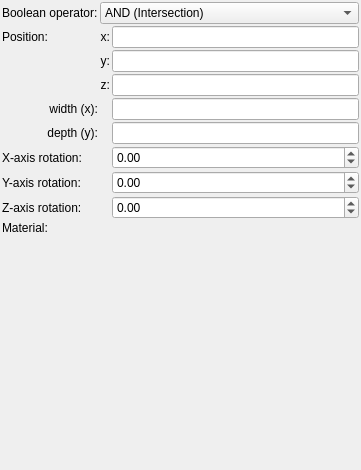
<?xml version="1.0" encoding="UTF-8"?>
<ui version="4.0">
 <class>Form</class>
 <widget class="QWidget" name="Form">
  <property name="geometry">
   <rect>
    <x>0</x>
    <y>0</y>
    <width>361</width>
    <height>470</height>
   </rect>
  </property>
  <property name="windowTitle">
   <string>Form</string>
  </property>
  <layout class="QVBoxLayout" name="verticalLayout">
   <property name="spacing">
    <number>2</number>
   </property>
   <property name="leftMargin">
    <number>2</number>
   </property>
   <property name="topMargin">
    <number>2</number>
   </property>
   <property name="rightMargin">
    <number>2</number>
   </property>
   <property name="bottomMargin">
    <number>2</number>
   </property>
   <item>
    <layout class="QGridLayout" name="gridLayout">
     <property name="spacing">
      <number>2</number>
     </property>
     <item row="4" column="0">
      <widget class="QLabel" name="label_14">
       <property name="text">
        <string>width (x):</string>
       </property>
       <property name="alignment">
        <set>Qt::AlignRight|Qt::AlignTrailing|Qt::AlignVCenter</set>
       </property>
      </widget>
     </item>
     <item row="5" column="2">
      <widget class="MyLineEdit" name="logedit_height">
       <property name="sizePolicy">
        <sizepolicy hsizetype="Expanding" vsizetype="Maximum">
         <horstretch>0</horstretch>
         <verstretch>0</verstretch>
        </sizepolicy>
       </property>
      </widget>
     </item>
     <item row="7" column="2">
      <widget class="MyDoubleSpinBox" name="spinboxd3_rotation_y">
       <property name="sizePolicy">
        <sizepolicy hsizetype="Minimum" vsizetype="Maximum">
         <horstretch>0</horstretch>
         <verstretch>0</verstretch>
        </sizepolicy>
       </property>
       <property name="prefix">
        <string/>
       </property>
       <property name="suffix">
        <string/>
       </property>
       <property name="decimals">
        <number>2</number>
       </property>
       <property name="minimum">
        <double>-36000.000000000000000</double>
       </property>
       <property name="maximum">
        <double>36000.000000000000000</double>
       </property>
       <property name="singleStep">
        <double>0.100000000000000</double>
       </property>
      </widget>
     </item>
     <item row="4" column="2">
      <widget class="MyLineEdit" name="logedit_width">
       <property name="sizePolicy">
        <sizepolicy hsizetype="Expanding" vsizetype="Maximum">
         <horstretch>0</horstretch>
         <verstretch>0</verstretch>
        </sizepolicy>
       </property>
      </widget>
     </item>
     <item row="1" column="0">
      <widget class="QLabel" name="label_10">
       <property name="text">
        <string>Position:</string>
       </property>
      </widget>
     </item>
     <item row="8" column="2">
      <widget class="MyDoubleSpinBox" name="spinboxd3_rotation_z">
       <property name="sizePolicy">
        <sizepolicy hsizetype="Minimum" vsizetype="Maximum">
         <horstretch>0</horstretch>
         <verstretch>0</verstretch>
        </sizepolicy>
       </property>
       <property name="prefix">
        <string/>
       </property>
       <property name="suffix">
        <string/>
       </property>
       <property name="decimals">
        <number>2</number>
       </property>
       <property name="minimum">
        <double>-36000.000000000000000</double>
       </property>
       <property name="maximum">
        <double>36000.000000000000000</double>
       </property>
       <property name="singleStep">
        <double>0.100000000000000</double>
       </property>
      </widget>
     </item>
     <item row="6" column="0">
      <widget class="QLabel" name="label_8">
       <property name="text">
        <string>X-axis rotation:</string>
       </property>
      </widget>
     </item>
     <item row="2" column="2">
      <widget class="MyLineEdit" name="vect3_position_y">
       <property name="sizePolicy">
        <sizepolicy hsizetype="Expanding" vsizetype="Maximum">
         <horstretch>0</horstretch>
         <verstretch>0</verstretch>
        </sizepolicy>
       </property>
      </widget>
     </item>
     <item row="6" column="2">
      <widget class="MyDoubleSpinBox" name="spinboxd3_rotation_x">
       <property name="sizePolicy">
        <sizepolicy hsizetype="Minimum" vsizetype="Maximum">
         <horstretch>0</horstretch>
         <verstretch>0</verstretch>
        </sizepolicy>
       </property>
       <property name="prefix">
        <string/>
       </property>
       <property name="suffix">
        <string/>
       </property>
       <property name="decimals">
        <number>2</number>
       </property>
       <property name="minimum">
        <double>-36000.000000000000000</double>
       </property>
       <property name="maximum">
        <double>36000.000000000000000</double>
       </property>
       <property name="singleStep">
        <double>0.100000000000000</double>
       </property>
      </widget>
     </item>
     <item row="3" column="2">
      <widget class="MyLineEdit" name="vect3_position_z">
       <property name="sizePolicy">
        <sizepolicy hsizetype="Expanding" vsizetype="Maximum">
         <horstretch>0</horstretch>
         <verstretch>0</verstretch>
        </sizepolicy>
       </property>
      </widget>
     </item>
     <item row="5" column="0">
      <widget class="QLabel" name="label_16">
       <property name="text">
        <string>depth (y):</string>
       </property>
       <property name="alignment">
        <set>Qt::AlignRight|Qt::AlignTrailing|Qt::AlignVCenter</set>
       </property>
      </widget>
     </item>
     <item row="1" column="2">
      <widget class="MyLineEdit" name="vect3_position_x">
       <property name="sizePolicy">
        <sizepolicy hsizetype="Expanding" vsizetype="Maximum">
         <horstretch>0</horstretch>
         <verstretch>0</verstretch>
        </sizepolicy>
       </property>
      </widget>
     </item>
     <item row="9" column="0">
      <widget class="QLabel" name="label_20">
       <property name="text">
        <string>Material:</string>
       </property>
      </widget>
     </item>
     <item row="3" column="1">
      <widget class="QLabel" name="label_13">
       <property name="text">
        <string>z:</string>
       </property>
       <property name="alignment">
        <set>Qt::AlignRight|Qt::AlignTrailing|Qt::AlignVCenter</set>
       </property>
      </widget>
     </item>
     <item row="9" column="1" colspan="2">
      <widget class="cMaterialSelector" name="materialselector_material_id" native="true">
       <property name="sizePolicy">
        <sizepolicy hsizetype="Preferred" vsizetype="Minimum">
         <horstretch>0</horstretch>
         <verstretch>0</verstretch>
        </sizepolicy>
       </property>
      </widget>
     </item>
     <item row="8" column="0">
      <widget class="QLabel" name="label_15">
       <property name="text">
        <string>Z-axis rotation:</string>
       </property>
      </widget>
     </item>
     <item row="1" column="1">
      <widget class="QLabel" name="label_11">
       <property name="text">
        <string>x:</string>
       </property>
       <property name="alignment">
        <set>Qt::AlignRight|Qt::AlignTrailing|Qt::AlignVCenter</set>
       </property>
      </widget>
     </item>
     <item row="2" column="1">
      <widget class="QLabel" name="label_12">
       <property name="text">
        <string>y:</string>
       </property>
       <property name="alignment">
        <set>Qt::AlignRight|Qt::AlignTrailing|Qt::AlignVCenter</set>
       </property>
      </widget>
     </item>
     <item row="7" column="0">
      <widget class="QLabel" name="label_9">
       <property name="text">
        <string>Y-axis rotation:</string>
       </property>
      </widget>
     </item>
     <item row="0" column="0">
      <widget class="QLabel" name="label_21">
       <property name="text">
        <string>Boolean operator:</string>
       </property>
       <property name="wordWrap">
        <bool>true</bool>
       </property>
      </widget>
     </item>
     <item row="0" column="1" colspan="2">
      <widget class="MyComboBox" name="comboBox_boolean_operator">
       <property name="sizePolicy">
        <sizepolicy hsizetype="Preferred" vsizetype="Preferred">
         <horstretch>0</horstretch>
         <verstretch>0</verstretch>
        </sizepolicy>
       </property>
       <property name="toolTip">
        <string>&lt;html&gt;&lt;head/&gt;&lt;body&gt;&lt;p&gt;Distance estimation is a method which calculates approximate distance to fractal surface from any point in space.&lt;/p&gt;&lt;p&gt;- Automatic mode uses distance estimation method defined for selected fractal&lt;/p&gt;&lt;p&gt;- Force &amp;quot;Delta DE&amp;quot; method uses  Delta DE algorithm which is slower but works also with untypical fractal configurations&lt;br/&gt;&lt;/p&gt;&lt;/body&gt;&lt;/html&gt;</string>
       </property>
       <item>
        <property name="text">
         <string>AND (Intersection)</string>
        </property>
       </item>
       <item>
        <property name="text">
         <string>OR (Union)</string>
        </property>
       </item>
       <item>
        <property name="text">
         <string>SUB (Complement)</string>
        </property>
       </item>
       <item>
        <property name="text">
         <string>rev SUB (B-A)</string>
        </property>
       </item>
      </widget>
     </item>
    </layout>
   </item>
   <item>
    <spacer name="verticalSpacer">
     <property name="orientation">
      <enum>Qt::Vertical</enum>
     </property>
     <property name="sizeHint" stdset="0">
      <size>
       <width>20</width>
       <height>40</height>
      </size>
     </property>
    </spacer>
   </item>
  </layout>
 </widget>
 <customwidgets>
  <customwidget>
   <class>MyDoubleSpinBox</class>
   <extends>QDoubleSpinBox</extends>
   <header>my_double_spin_box.h</header>
  </customwidget>
  <customwidget>
   <class>MyLineEdit</class>
   <extends>QLineEdit</extends>
   <header>my_line_edit.h</header>
  </customwidget>
  <customwidget>
   <class>cMaterialSelector</class>
   <extends>QWidget</extends>
   <header>material_selector.h</header>
   <container>1</container>
  </customwidget>
  <customwidget>
   <class>MyComboBox</class>
   <extends>QComboBox</extends>
   <header>my_combo_box.h</header>
  </customwidget>
 </customwidgets>
 <tabstops>
  <tabstop>vect3_position_x</tabstop>
  <tabstop>vect3_position_y</tabstop>
  <tabstop>vect3_position_z</tabstop>
  <tabstop>logedit_width</tabstop>
  <tabstop>logedit_height</tabstop>
  <tabstop>spinboxd3_rotation_x</tabstop>
  <tabstop>spinboxd3_rotation_y</tabstop>
  <tabstop>spinboxd3_rotation_z</tabstop>
 </tabstops>
 <resources/>
 <connections/>
</ui>
